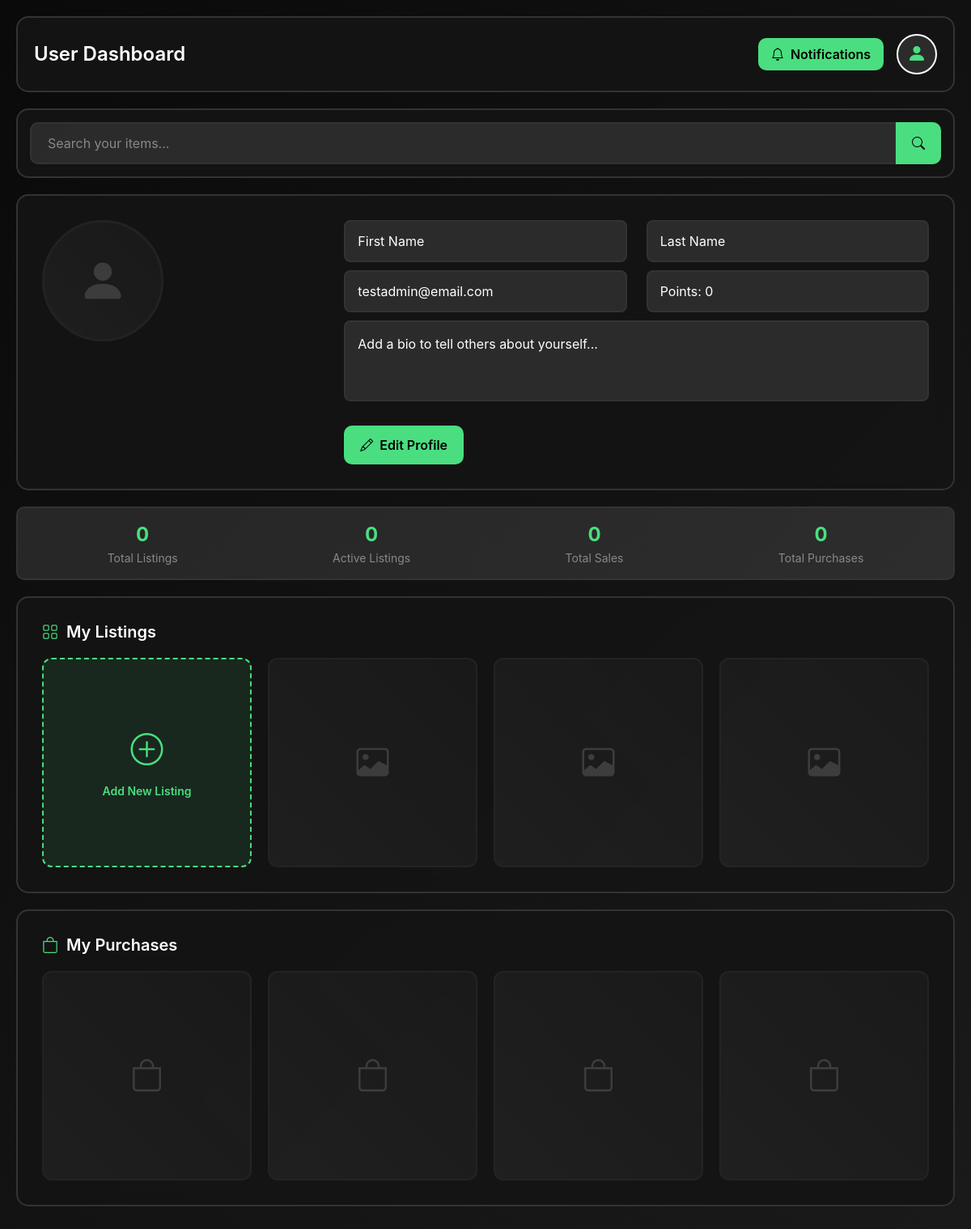
/core/dashboard/ (signed in), run on the app's committed database.
### accounts/models.py (models this page shows)
class User(AbstractUser):
    email = models.EmailField(unique=True)
    points = models.IntegerField(default=0)
    Profile = models.ImageField(upload_to='Profiles/', null=True, blank=True)
    USERNAME_FIELD = 'email'
    REQUIRED_FIELDS = ["username"]

### core/views.py (the view)
# urls.py: path("dashboard/", dashboard, name="dashboard"),
def dashboard(request):
    return render(request, "userdashboard.html")

### core/templates/userdashboard.html (shortened to what this page needs)
<!DOCTYPE html>
<html lang="en">
<head>
    <link href="https://cdnjs.cloudflare.com/ajax/libs/bootstrap/5.3.0/css/bootstrap.min.css" rel="stylesheet">
    <link href="https://cdnjs.cloudflare.com/ajax/libs/bootstrap-icons/1.10.0/font/bootstrap-icons.min.css" rel="stylesheet">
</head>
<body>
    <div class="container-fluid">
        <div class="header-section">
            <div class="row align-items-center">
                <div class="col-md-6">
                    <h1 class="page-title">User Dashboard</h1>
                </div>
                <div class="col-md-6 text-end">
                    <div class="d-flex align-items-center justify-content-end gap-3">
                        <a href="" class="notifications-btn">
                            <i class="bi bi-bell"></i>
                            Notifications
                        </a>
                        <div class="user-profile-icon">
                            <i class="bi bi-person-fill"></i>
                        </div>
                    </div>
                </div>
            </div>
        </div>
        <div class="search-container">
            <form method="GET" action="">
                <div class="input-group">
                    <input
                        type="text"
                        class="form-control search-input"
                        name="q"
                        placeholder="Search your items..."
                        value="{{ request.GET.q|default:'' }}"
                    >
                    <button class="btn search-btn" type="submit">
                        <i class="bi bi-search"></i>
                    </button>
                </div>
            </form>
        </div>
        <div class="profile-section">
            <div class="row">
                <div class="col-md-4">
                    <div class="profile-image {% if not user.profile %}placeholder{% endif %}">
                        {% if user.profile %}
                            <img src="{{ user.profile.url }}" alt="{{ user.first_name }} {{ user.last_name }}">
                        {% else %}
                            <i class="bi bi-person-fill"></i>
                        {% endif %}
                    </div>
                </div>
                <div class="col-md-8">
                    <div class="profile-info">
                        <div class="row">
                            <div class="col-md-6">
                                <div class="profile-field">
                                    {{ user.first_name|default:"First Name" }}
                                </div>
                            </div>
                            <div class="col-md-6">
                                <div class="profile-field">
                                    {{ user.last_name|default:"Last Name" }}
                                </div>
                            </div>
                        </div>
                        <div class="row">
                            <div class="col-md-6">
                                <div class="profile-field">
                                    {{ user.email|default:"Email Address" }}
                                </div>
                            </div>
                            <div class="col-md-6">
                                <div class="profile-field">
                                    Points: {{ user.points|default:"0" }}
                                </div>
                            </div>
                        </div>
                        <div class="row">
                            <div class="col-12">
                                <div class="profile-field large">
                                    {% if user.bio %}
                                        {{ user.bio }}
                                    {% else %}
                                        Add a bio to tell others about yourself...
                                    {% endif %}
                                </div>
                            </div>
                        </div>
                        <div class="profile-actions">
                            <a href="" class="btn-edit-profile">
                                <i class="bi bi-pencil"></i>
                                Edit Profile
                            </a>
                        </div>
                    </div>
                </div>
            </div>
        </div>
        <div class="stats-bar">
            <div class="stat-item">
                <div class="stat-number">{{ user_stats.total_listings|default:"0" }}</div>
                <div class="stat-label">Total Listings</div>
            </div>
            <div class="stat-item">
                <div class="stat-number">{{ user_stats.active_listings|default:"0" }}</div>
                <div class="stat-label">Active Listings</div>
            </div>
            <div class="stat-item">
                <div class="stat-number">{{ user_stats.total_sales|default:"0" }}</div>
                <div class="stat-label">Total Sales</div>
            </div>
            <div class="stat-item">
                <div class="stat-number">{{ user_stats.total_purchases|default:"0" }}</div>
                <div class="stat-label">Total Purchases</div>
            </div>
        </div>
        <div class="listings-section">
            <h2 class="section-title">
                <i class="bi bi-grid"></i>
                My Listings
            </h2>
            <div class="items-grid">
                <a href="" class="add-listing-btn">
                    <i class="bi bi-plus-circle"></i>
                    Add New Listing
                </a>
                {% for listing in user_listings %}
                    <div class="item-card" onclick="window.location.href=''">
                        {% if listing.image %}
                            <img src="{{ listing.image.url }}" alt="{{ listing.name }}">
                        {% else %}
                            <i class="bi bi-image"></i>
                        {% endif %}
                        <div class="item-overlay">
                            <div class="item-title">{{ listing.name }}</div>
                            <div class="item-price">${{ listing.price }}</div>
                        </div>
                    </div>
                {% empty %}
                    <div class="item-card placeholder">
                        <i class="bi bi-image"></i>
                    </div>
                    <div class="item-card placeholder">
                        <i class="bi bi-image"></i>
                    </div>
                    <div class="item-card placeholder">
                        <i class="bi bi-image"></i>
                    </div>
                {% endfor %}
            </div>
        </div>
        <div class="purchases-section">
            <h2 class="section-title">
                <i class="bi bi-bag"></i>
                My Purchases
            </h2>
            <div class="items-grid">
                {% for purchase in user_purchases %}
                    <div class="item-card" onclick="window.location.href=''">
                        {% if purchase.product.image %}
                            <img src="{{ purchase.product.image.url }}" alt="{{ purchase.product.name }}">
                        {% else %}
                            <i class="bi bi-image"></i>
                        {% endif %}
                        <div class="item-overlay">
                            <div class="item-title">{{ purchase.product.name }}</div>
                            <div class="item-price">${{ purchase.price }}</div>
                        </div>
                    </div>
                {% empty %}
                    <div class="item-card placeholder">
                        <i class="bi bi-bag"></i>
                    </div>
                    <div class="item-card placeholder">
                        <i class="bi bi-bag"></i>
                    </div>
                    <div class="item-card placeholder">
                        <i class="bi bi-bag"></i>
                    </div>
                    <div class="item-card placeholder">
                        <i class="bi bi-bag"></i>
                    </div>
                {% endfor %}
            </div>
        </div>
    </div>
</body>
</html>

### core/templates/userdashboard.html (style rules this page uses)
* { margin: 0; padding: 0; box-sizing: border-box; }
body { font-family: -apple-system, BlinkMacSystemFont, 'Segoe UI', Roboto, Oxygen, Ubuntu, Cantarell, sans-serif; background: linear-gradient(135deg, #0a0a0a 0%, #1a1a1a 100%); min-height: 100vh; color: #fff; }
.container-fluid { padding: 20px; }
.header-section { background: rgba(20, 20, 20, 0.9); border: 2px solid #333; border-radius: 15px; padding: 20px; margin-bottom: 20px; backdrop-filter: blur(10px); }
.page-title { color: #fff; font-size: 24px; font-weight: 600; margin: 0; }
.user-profile-icon { width: 50px; height: 50px; background: rgba(255, 255, 255, 0.1); border: 2px solid #fff; border-radius: 50%; display: flex; align-items: center; justify-content: center; }
.user-profile-icon i { color: #4ade80; font-size: 24px; }
.notifications-btn { background: #4ade80; border: none; border-radius: 10px; color: #000; padding: 8px 16px; font-weight: 600; transition: all 0.3s ease; text-decoration: none; display: inline-flex; align-items: center; gap: 8px; }
.search-container { background: rgba(20, 20, 20, 0.9); border: 2px solid #333; border-radius: 15px; padding: 15px; margin-bottom: 20px; backdrop-filter: blur(10px); }
.search-input { background: rgba(255, 255, 255, 0.1); border: 2px solid #333; border-radius: 10px; color: #fff; padding: 12px 20px; font-size: 16px; }
.search-input::placeholder { color: #888; }
.search-btn { background: #4ade80; border: none; border-radius: 10px; color: #000; font-weight: 600; padding: 12px 20px; transition: all 0.3s ease; }
.profile-section { background: rgba(20, 20, 20, 0.9); border: 2px solid #333; border-radius: 15px; padding: 30px; margin-bottom: 20px; backdrop-filter: blur(10px); }
.profile-image { width: 150px; height: 150px; border: 3px solid #333; border-radius: 50%; background: rgba(255, 255, 255, 0.1); display: flex; align-items: center; justify-content: center; overflow: hidden; margin-bottom: 20px; }
.profile-image.placeholder { background: linear-gradient(45deg, rgba(255, 255, 255, 0.1), rgba(255, 255, 255, 0.05)); }
.profile-image.placeholder i { font-size: 60px; color: #666; }
.profile-info { flex: 1; }
.profile-field { background: rgba(255, 255, 255, 0.1); border: 2px solid #333; border-radius: 8px; padding: 12px 15px; margin-bottom: 10px; color: #fff; font-size: 16px; min-height: 50px; display: flex; align-items: center; }
.profile-field.large { min-height: 100px; align-items: flex-start; padding-top: 15px; }
.profile-actions { margin-top: 20px; }
.btn-edit-profile { background: #4ade80; border: none; border-radius: 10px; color: #000; font-weight: 600; padding: 12px 20px; transition: all 0.3s ease; text-decoration: none; display: inline-flex; align-items: center; gap: 8px; }
.listings-section, .purchases-section { background: rgba(20, 20, 20, 0.9); border: 2px solid #333; border-radius: 15px; padding: 30px; margin-bottom: 20px; backdrop-filter: blur(10px); }
.section-title { color: #fff; font-size: 20px; font-weight: 600; margin-bottom: 20px; display: flex; align-items: center; gap: 10px; }
.section-title i { color: #4ade80; }
.items-grid { display: grid; grid-template-columns: repeat(auto-fit, minmax(200px, 1fr)); gap: 20px; }
.item-card { background: rgba(255, 255, 255, 0.1); border: 2px solid #333; border-radius: 12px; aspect-ratio: 1; display: flex; align-items: center; justify-content: center; color: #666; font-size: 14px; cursor: pointer; transition: all 0.3s ease; overflow: hidden; position: relative; }
.item-card.placeholder { background: linear-gradient(45deg, rgba(255, 255, 255, 0.1), rgba(255, 255, 255, 0.05)); }
.item-card.placeholder i { font-size: 40px; color: #666; }
.add-listing-btn { background: rgba(74, 222, 128, 0.1); border: 2px dashed #4ade80; border-radius: 12px; aspect-ratio: 1; display: flex; flex-direction: column; align-items: center; justify-content: center; color: #4ade80; font-size: 14px; font-weight: 600; cursor: pointer; transition: all 0.3s ease; text-decoration: none; }
.add-listing-btn i { font-size: 40px; margin-bottom: 10px; }
.stats-bar { background: rgba(255, 255, 255, 0.1); border: 2px solid #333; border-radius: 10px; padding: 15px; margin-bottom: 20px; display: flex; justify-content: space-around; text-align: center; }
.stat-item { color: #fff; }
.stat-number { font-size: 24px; font-weight: 700; color: #4ade80; }
.stat-label { font-size: 14px; color: #888; }

### data on the page
User: first_name "First Name", last_name "Last Name", email "testadmin@email.com", points "0"

### other printed values
{{ user_stats.total_listings|default:"0" }} "0"
{{ user_stats.active_listings|default:"0" }} "0"
{{ user_stats.total_sales|default:"0" }} "0"
{{ user_stats.total_purchases|default:"0" }} "0"
